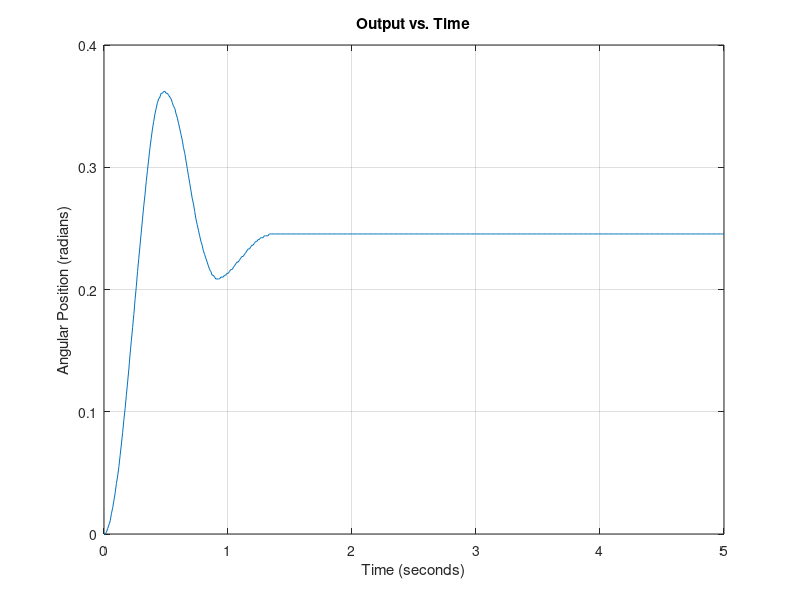

Write MATLAB code to recreate this figure.
clear
clc
close all
load("lab_3_data_trial_75.mat")

figure;
plot(T,Y)
grid on
title('Output vs. Time');
ylabel('Angular Position (radians)');
xlabel('Time (seconds)');

disp('Plotting complete.')

%R = R.*(12/1023);